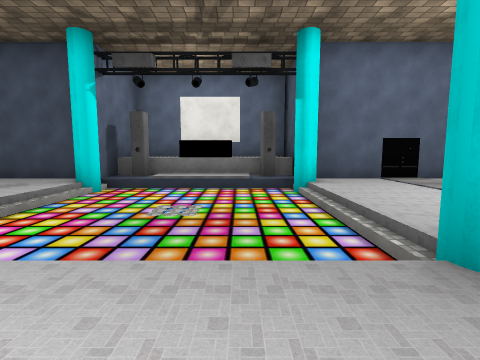
[1] (above)

14 first-person views from a walk through a Unity game level. The camera is 1.3 m above the floor, tilts 6° down and sees 85° across. The floor is counted in squares, 2 m on a side. Each view is taken from the middle of a square. On the plan, view 1 faces up. The plan holds only what a view shows up to about 9 squares ahead; the rest is blank. The place goes on beyond the plan. Some surface patterns are stand-ins.

[2]
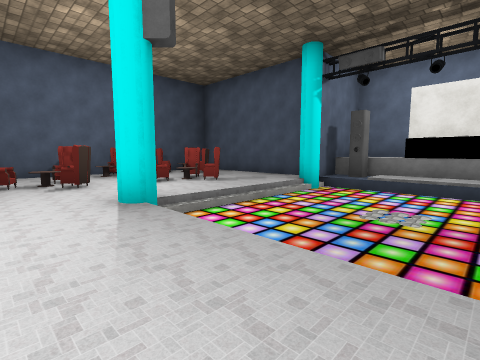

[3]
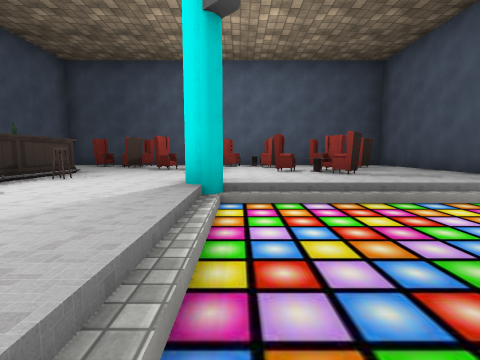

[4]
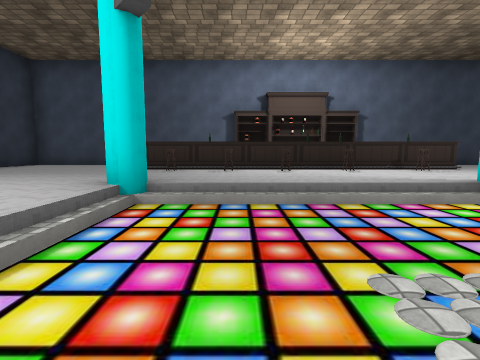

[5]
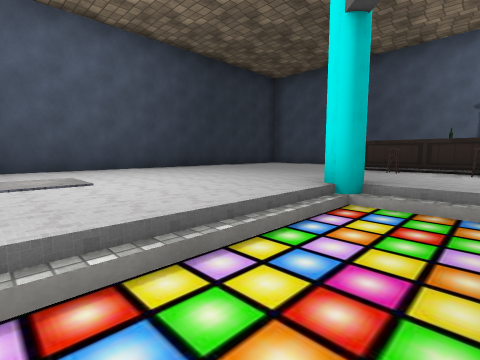

[6]
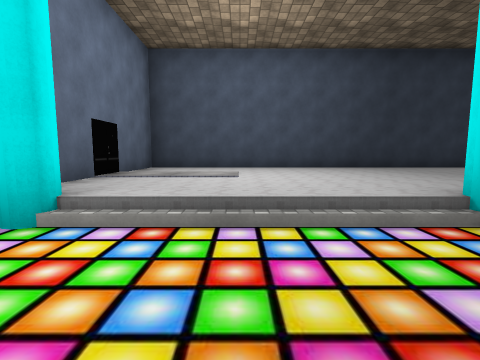

[7]
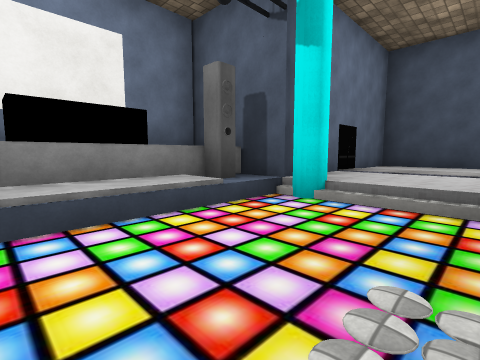

[8]
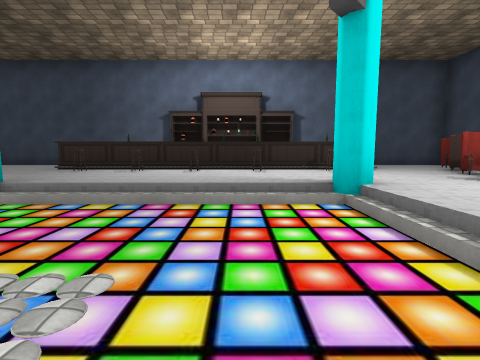

[9]
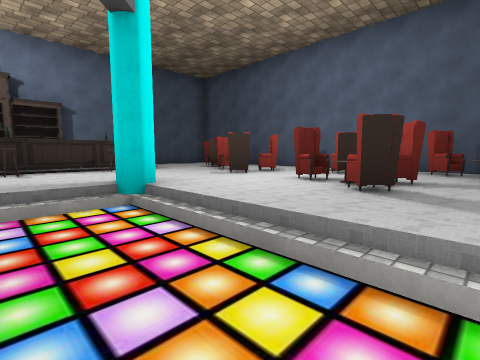

[10]
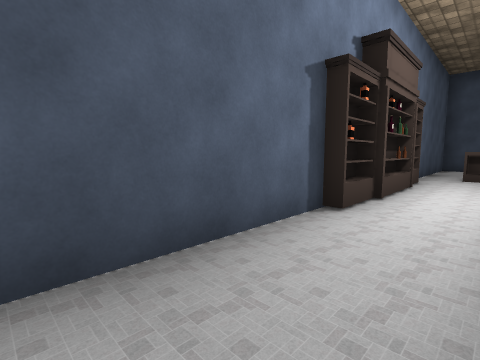

[11]
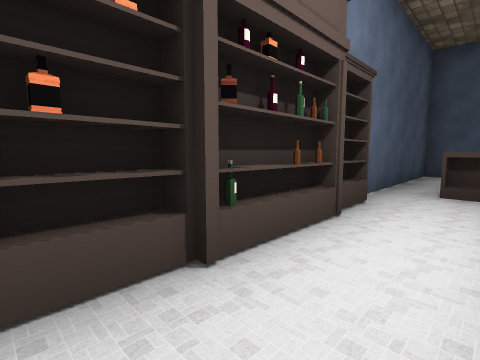

[12]
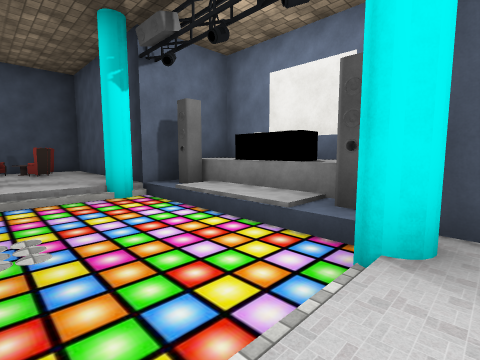

[13]
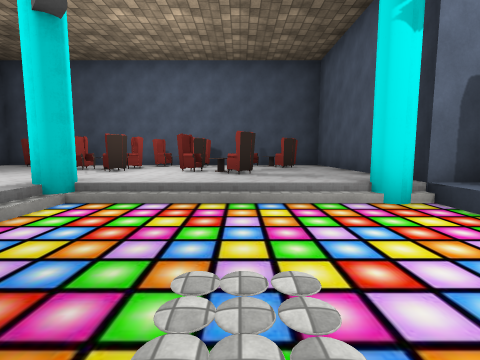

[14]
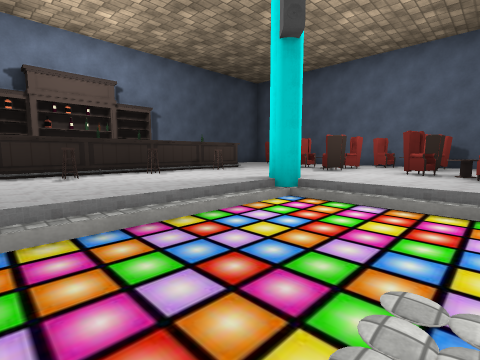

### Floor plan
Key: @ floor where view 1 was taken; # wall or solid block; . main floor; - floor 0.5 m lower than the main floor; / step, stairs or slope; = window, fence, low wall or low ledge; ^ raised ledge; C chair; T table; S stool; B bottle; O other object.
Columns run from 9 left of view 1 to 7 right of it. Each row starts with its distance up from view 1.
  9      #######
  8      #^^O^^#
  7 ######O===O######
  6 #....#----#.....#
  5 #OC...-----.....#
  4 #C.CC.-----.....#
  3 #CCC..-----.....#
  2 #C...#////#.....#
  1 # CCT...........#
  0 # .C.....@......#
 -1 #CC.^S^SSOS^....#
 -2 #C..^...........#
 -3 #......OB.......#
 -4 #################

Positions as (right, up) in squares from view 1, and headings:
1: (0, 0), facing up
2: (0, 0), facing up-left
3: (0, 2), facing left
4: (0, 5), facing down
5: (0, 5), facing down-right
6: (-1, 4), facing right
7: (-2, 4), facing up-right
8: (-2, 5), facing down
9: (-2, 5), facing down-left
10: (3, -2), facing down-left
11: (0, -2), facing down-left
12: (2, 4), facing up-left
13: (0, 4), facing left
14: (0, 4), facing down-left
